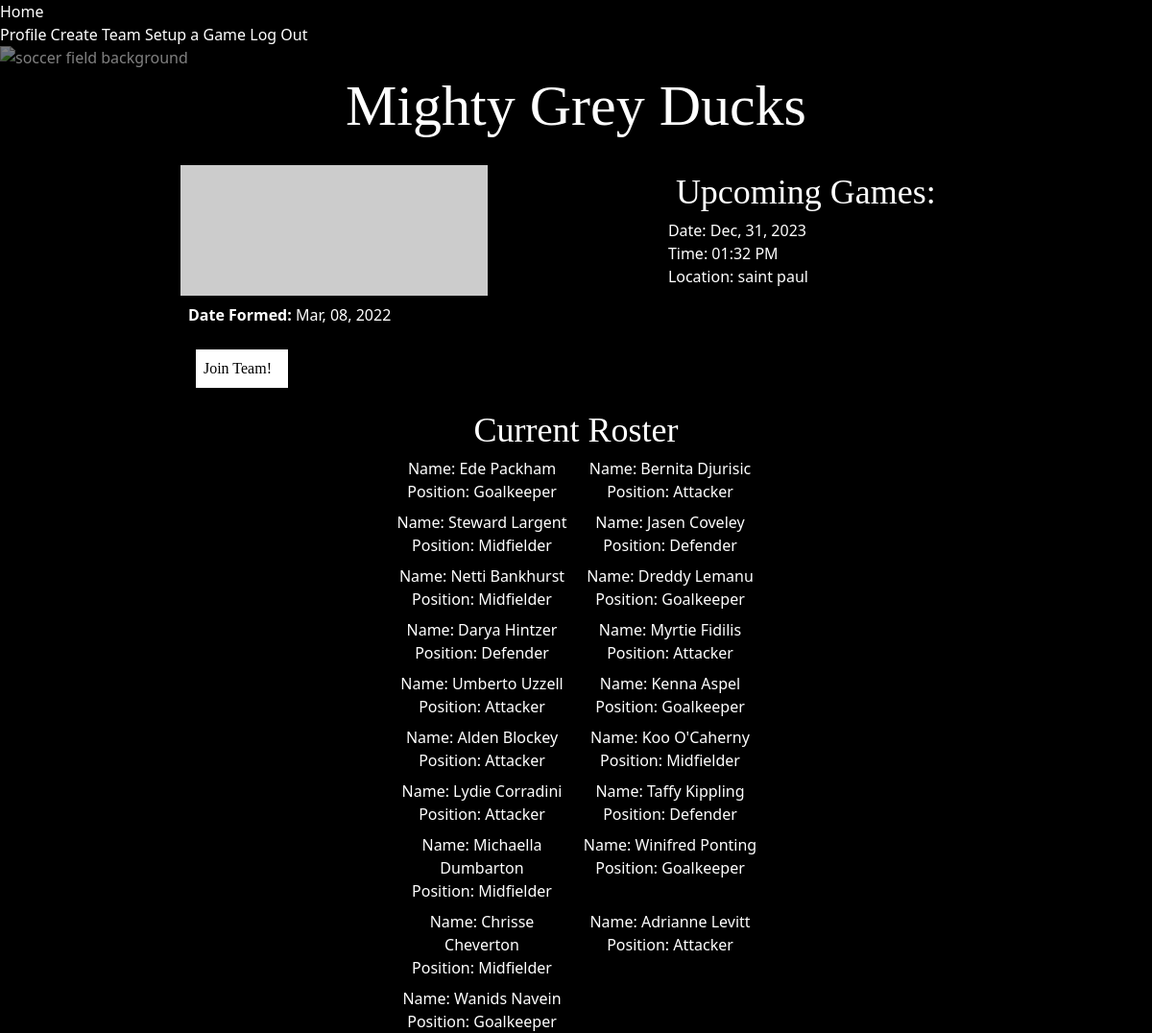
The app's page /team-details/1 (signed in), older data.
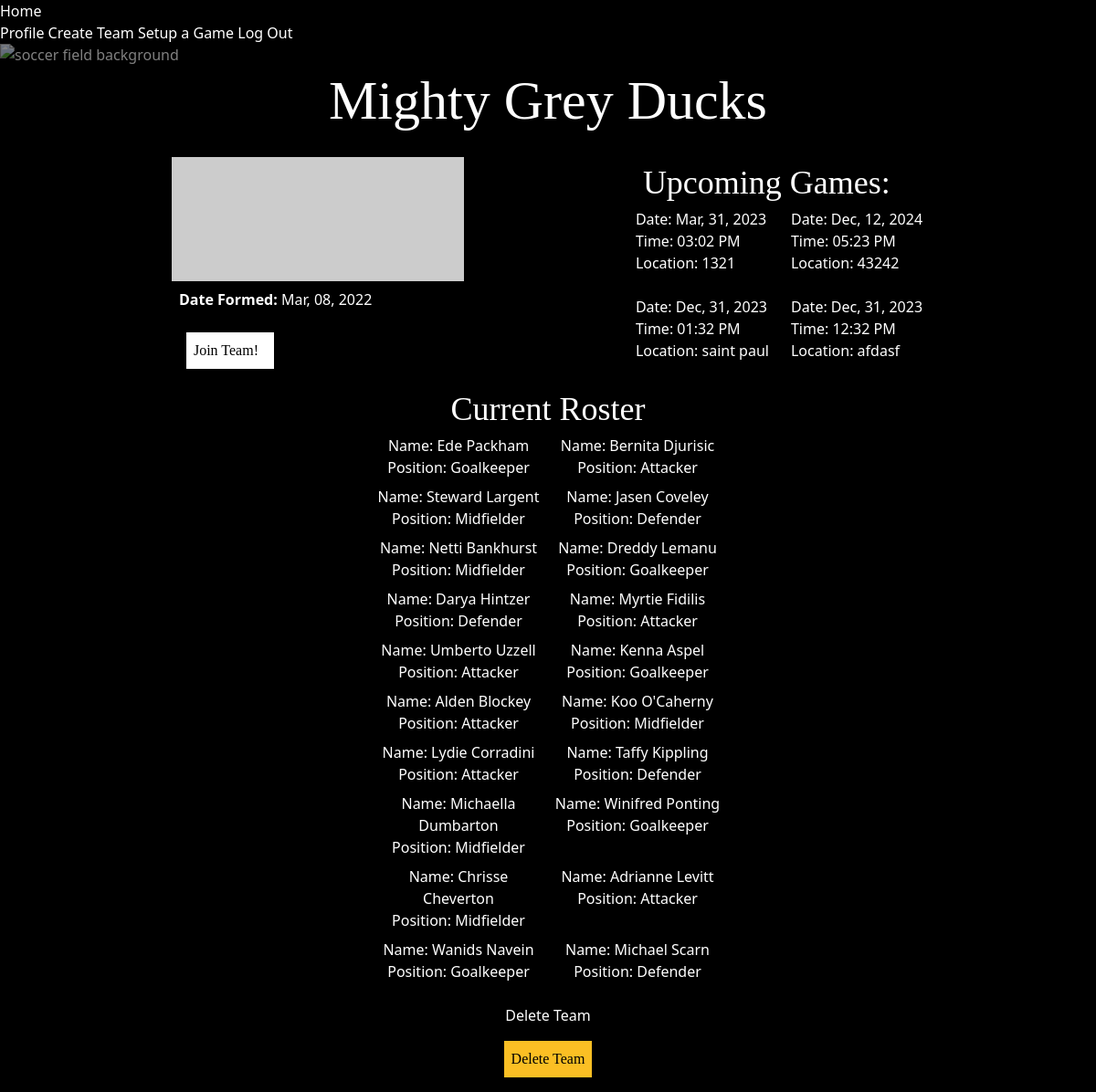
The same page, newer data.
### kickup_app/models.py (models this page shows, shortened)
class Team(db.Model):
    id = db.Column(db.Integer, primary_key=True)
    team_name = db.Column(db.String(80), nullable=False)
    logo_url = db.Column(db.String(), nullable=True)
    date_formed = db.Column(db.Date)
    players = db.relationship('User', back_populates='team')
    home_games = db.relationship('Game', back_populates="home_team", foreign_keys="Game.home_id")
    away_games = db.relationship('Game', back_populates="away_team", foreign_keys="Game.away_id")

class Game(db.Model):
    id = db.Column(db.Integer, primary_key=True)
    name = db.Column(db.String(80), nullable=False)
    location = db.Column(db.String(80), nullable=False)
    date = db.Column(db.Date, nullable=False)
    time = db.Column(db.Time, nullable=False)
    home_id = db.Column(db.Integer, db.ForeignKey("team.id"), nullable=True)
    away_id = db.Column(db.Integer, db.ForeignKey("team.id"), nullable=True)
    home_team = db.relationship('Team', back_populates="home_games", foreign_keys=[home_id])
    away_team = db.relationship('Team', back_populates="away_games", foreign_keys=[away_id])

class User(UserMixin, db.Model):
    id = db.Column(db.Integer, primary_key=True)
    username = db.Column(db.String(80), nullable=False)
    password = db.Column(db.String(200), nullable=False)
    profile_picture = db.Column(db.String(), nullable=True)
    first_name = db.Column(db.String(80), nullable=False)
    last_name = db.Column(db.String(80), nullable=False)
    birth_date = db.Column(db.Date)
    position = db.Column(db.Enum(Position, name="position_enum"))
    team_id = db.Column(db.Integer, db.ForeignKey('team.id'), nullable=True)
    team = db.relationship('Team', back_populates='players')

### kickup_app/main/routes.py (the view)
@main.route('/team-details/<team_id>', methods=['GET', 'POST'])
@login_required
def team_details(team_id):
  team = Team.query.get(team_id)
  return render_template('team_details.html', team=team)

### kickup_app/extensions.py (called while the page is built)
@login_manager.user_loader
def load_user(user_id):
    return User.query.get(user_id)

### kickup_app/models.py (called while the page is built)
    def __str__(self):
        return str(self.value)

### kickup_app/templates/team_details.html (shortened to what this page needs)
{% extends 'index.html' %}
{% block content %}
<img class="fixed homepage-image w-screen h-screen opacity-50" src="https://images.unsplash.com/photo-1516731566880-919c39006c9d?ixlib=rb-4.0.3&ixid=MnwxMjA3fDB8MHxwaG90by1wYWdlfHx8fGVufDB8fHx8&auto=format&fit=crop&w=2070&q=80" alt="soccer field background"/>
<h1 class="text-center m-8 text-6xl font-serif">{{ team.team_name }}</h1>
<section>
  <section class="flex justify-evenly mt-8">
    <section class="flex flex-col items-start">
      <img class="w-80" src="{{team.logo_url}}" alt="team logo"/>
      <p class="m-2"><strong>Date Formed: </strong>{{ team.date_formed.strftime('%b, %d, %Y') }}</p>
      <a class="font-serif border-solid border-8 border-white bg-white text-black hover:opacity-50 m-4 w-24" href="/join-team/{{team.id}}"><button>Join Team!</button></a>
    </section>
    <section>
      <h2 class="text-4xl font-serif m-2">Upcoming Games: </h2 >
        {% set all_games = [] %}
        <ol class="grid grid-cols-2 gap-6">
          {% for game in all_games %}
          <li>
            <p>Date: {{game.date.strftime("%b, %d, %Y")}}</p>
            <p>Time: {{game.time.strftime('%I:%M %p')}}</p>
            <p>Location: {{game.location}}</p>
          </li>
          {% endfor %}
        </ol>
    </section>
  </section>
  <section class="text-center">
    <h3 class="text-4xl font-serif m-2">Current Roster</h3>
    <ol class="grid grid-cols-2 gap-2 w-96 m-auto">
      {% for player in team.players %}
      <li>
        <a href="/profile/{{ player.username }}">
          <p>Name: {{player.first_name}} {{player.last_name}}</p>
          <p>Position: {{ player.position }}</p>
        </a>
      </li>
      {% endfor %}
    </ol>
  </section>
  {% if current_user in team.players %}
  <fieldset class="flex flex-col items-center mt-6">
    <p>Delete Team</p>
    <a  class="font-serif border-solid border-8 border-amber-400 bg-amber-400 text-black hover:opacity-50 m-4" href="/delete-team/{{ team.id }}">Delete Team</a>
  </fieldset>
  {% endif %}
</section>
{% endblock %}

### kickup_app/templates/index.html (shortened to what this page needs)
<!DOCTYPE html>
<html>
    <head>
        <link rel="stylesheet" href="{{ url_for('static', filename='style.css') }}">
        <script src="https://cdn.tailwindcss.com"></script>
    </head>
    <body class="bg-black text-white">
        <div id="content">
            <nav>
                <a href="/">Home</a>
                <div>
                    {% if current_user.is_authenticated %}
                    <a href="/profile/{{current_user.username}}">Profile</a>
                    <a href="/create-team">Create Team</a>
                    <a href="/create-game">Setup a Game</a>
                    <a href="/logout">Log Out</a>
                    {% else %}
                    <a href="/signup">Sign Up</a>
                    <a href="/login">Log In</a>
                    {% endif %}
                </div>
            </nav>
        {% block content %}{% endblock %}
    </body>
</html>

### kickup_app/static/style.css (style rules this page uses)
.homepage-image { position: absolute; z-index: -1; animation-name: fade; animation-duration: 5s; }

Row changes from the older to the newer data that the page shows:
added Game: date "Mar, 31, 2023", time "03:02 PM", location "1321"
added Game: date "Dec, 12, 2024", time "05:23 PM", location "43242"
added Game: date "Dec, 31, 2023", time "12:32 PM", location "afdasf"
now on this page (row edited): User: first_name "Michael", last_name "Scarn", position "Defender"
Text that changed along with them:
text now shown: "Delete Team Delete Team"
